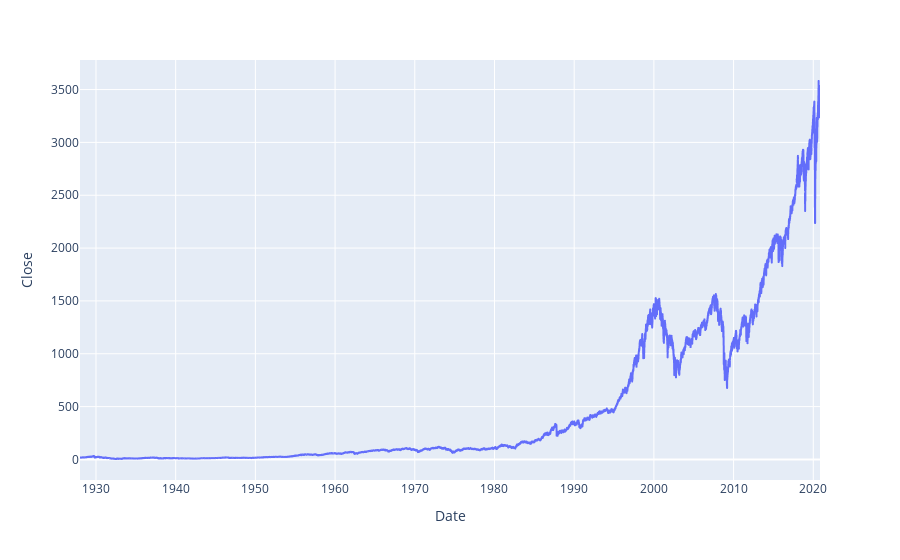

The cell this chart's notebook holds for it:
### Code cell
px.line(df, "Date", "Close")

### Figure 1 — Plotly figure (JSON) as saved in the notebook; plotly's stock layout.template omitted (floating-point values rounded to 4 significant figures; data arrays with more than 128 entries replaced by an {"elided": "..."} marker saying what was removed)
{"data": [{"hovertemplate": "Date=%{x}<br>Close=%{y}<extra></extra>", "legendgroup": "", "line": {"color": "#636efa", "dash": "solid"}, "marker": {"symbol": "circle"}, "mode": "lines", "name": "", "showlegend": false, "type": "scattergl", "x": {"elided": "23323 str values"}, "xaxis": "x", "y": {"elided": "23323 float values"}, "yaxis": "y"}], "layout": {"legend": {"tracegroupgap": 0}, "margin": {"t": 60}, "xaxis": {"anchor": "y", "domain": [0, 1], "title": {"text": "Date"}}, "yaxis": {"anchor": "x", "domain": [0, 1], "title": {"text": "Close"}}}}
